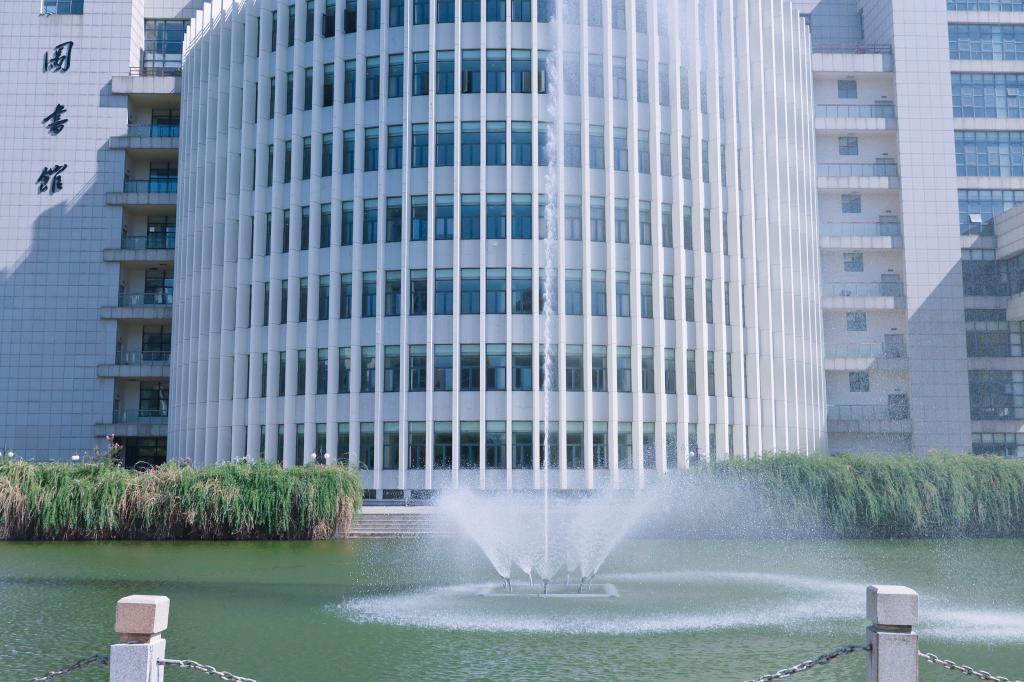
#> input picture img/imgae1.jpg, 1024 x 682 px
$ python main.py
#> lines starting #> are read from the running program, lines starting #| are printed output that depends on the picture
import cv2 as cv
import matplotlib.pyplot as plt
import numpy as np

# 生成均匀噪声
def add_uniform_noise(image, low=-50, high=50):
    # 均匀噪声的下界，默认值为 -50，表示噪声的最小值。
    # 均匀噪声的上界，默认值为 50，表示噪声的最大值。噪声会在这个范围内随机生成并添加到图像上。
    noise = np.random.uniform(low, high, image.shape).astype(np.uint8)
    noisy_image = cv.add(image, noise)

    return noisy_image

# 生成与图像相同大小的高斯噪声
def add_gaussian_noise(image, mean=0, std=25):
    # 高斯噪声的均值，默认值为 0，表示噪声的中心位置。
    # 高斯噪声的标准差，默认值为 25，控制噪声的强度和扩散程度。标准差越大，噪声的波动越明显。
    noise = np.random.normal(mean, std, image.shape).astype(np.uint8)
    noisy_image = cv.add(image, noise)

    return noisy_image

# 生成椒盐噪声
def add_salt_pepper_noise(image, salt_prob=0.01, pepper_prob=0.01):
    # 图像中“盐”噪声（白点）的出现概率，默认值为 0.01，表示在每个像素位置有 1% 的概率被替换为白色。
    # 图像中“胡椒”噪声（黑点）的出现概率，默认值为 0.01，表示在每个像素位置有 1% 的概率被替换为黑色。
    noisy_image = image.copy() # 保存副本，避免直接修改图片

    # 添加盐噪声 (白色点)
    num_salt = int(salt_prob * image.size)
    coords = [np.random.randint(0, i - 1, num_salt) for i in image.shape]
    noisy_image[coords[0], coords[1]] = 255

    # 添加胡椒噪声 (黑色点)
    num_pepper = int(pepper_prob * image.size)
    coords = [np.random.randint(0, i - 1, num_pepper) for i in image.shape]
    noisy_image[coords[0], coords[1]] = 0

    return noisy_image

img = cv.imread('../img/imgae1.jpg', 0)
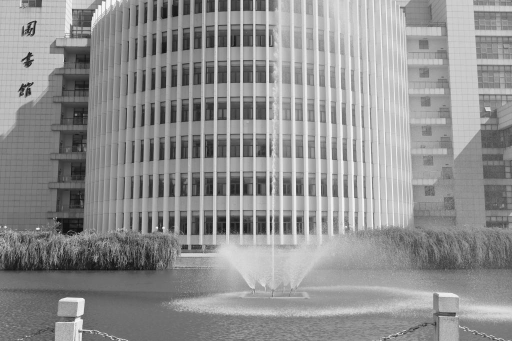
#> img: shape (682, 1024) (shown at 1/2 size); min 0, max 255, mean 145.3

# 添加均匀噪声
uniform_noise_img = add_uniform_noise(img)
#> in add_uniform_noise, `noisy_image = cv.add(image, noise)`:
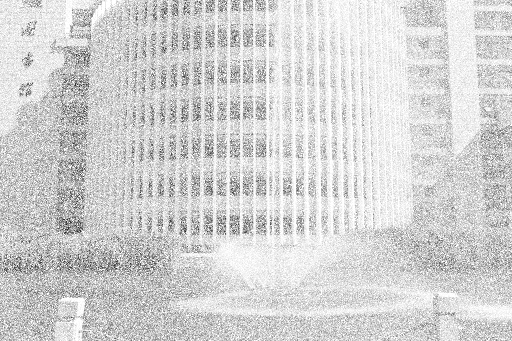
#> noisy_image: shape (682, 1024) (shown at 1/2 size); min 5, max 255, mean 211.1
# 添加高斯噪声
gaussian_noise_img = add_gaussian_noise(img)
#> in add_gaussian_noise, `noisy_image = cv.add(image, noise)`:
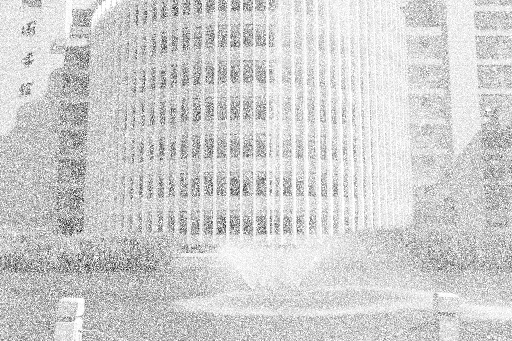
#> noisy_image: shape (682, 1024) (shown at 1/2 size); min 4, max 255, mean 207.9
# 添加椒盐噪声
salt_pepper_noise_img = add_salt_pepper_noise(img)
#> in add_salt_pepper_noise, `noisy_image[coords[0], coords[1]] = 0`:
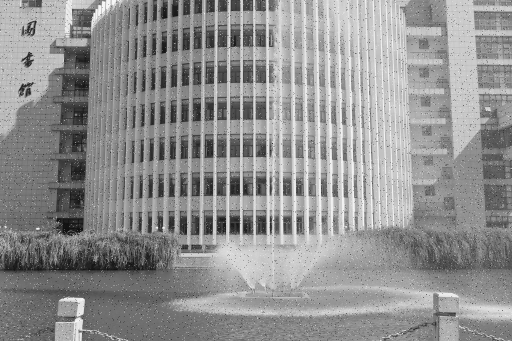
#> noisy_image: shape (682, 1024) (shown at 1/2 size); min 0, max 255, mean 144.9

# 显示图片
plt.figure("uniform_noise")
plt.imshow(uniform_noise_img, "gray"), plt.axis('off')
plt.savefig('../result/J/uniform_noise.jpg', bbox_inches='tight', pad_inches=0)

plt.figure("gaussian_noise")
plt.imshow(gaussian_noise_img, "gray"), plt.axis('off')
plt.savefig('../result/J/gaussian_noise.jpg', bbox_inches='tight', pad_inches=0)

plt.figure("salt_pepper_noise")
plt.imshow(salt_pepper_noise_img, "gray"), plt.axis('off')
plt.savefig('../result/J/salt_pepper_noise.jpg', bbox_inches='tight', pad_inches=0)

plt.show()


_, axe = plt.subplots(2, 4, figsize = (15, 8)) # _表示忽略返回值

# 绘制原图以及其灰度图
axe[0, 0].imshow(img, cmap = 'gray'), axe[0, 0].set_title('origin')
axe[0, 1].hist(img.ravel(), 256, [0, 256]), axe[0, 1].set_title('origin_hist')

# 绘制高斯噪声以及其灰度图
axe[0, 2].imshow(gaussian_noise_img, cmap = 'gray'), axe[0, 2].set_title('gaussian_noise')
axe[0, 3].hist(gaussian_noise_img.ravel(), 256, [0, 256]), axe[0, 3].set_title('gaussian_noise_hist'), axe[0, 3].set_ylim(0, 5000)

# 绘制均匀噪声以及其灰度图
axe[1, 0].imshow(uniform_noise_img, cmap = 'gray'), axe[1, 0].set_title('uniform_noise')
axe[1, 1].hist(uniform_noise_img.ravel(), 256, [0, 256]), axe[1, 1].set_title('uniform_noise_hist'), axe[1, 1].set_ylim(0, 5000)

# 绘制椒盐噪声以及其灰度图
axe[1, 2].imshow(salt_pepper_noise_img, cmap = 'gray'), axe[1, 2].set_title('salt_pepper_noise')
axe[1, 3].hist(salt_pepper_noise_img.ravel(), 256, [0, 256]), axe[1, 3].set_title('salt_pepper_noise_hist')

plt.savefig("../result/J/result.jpg")
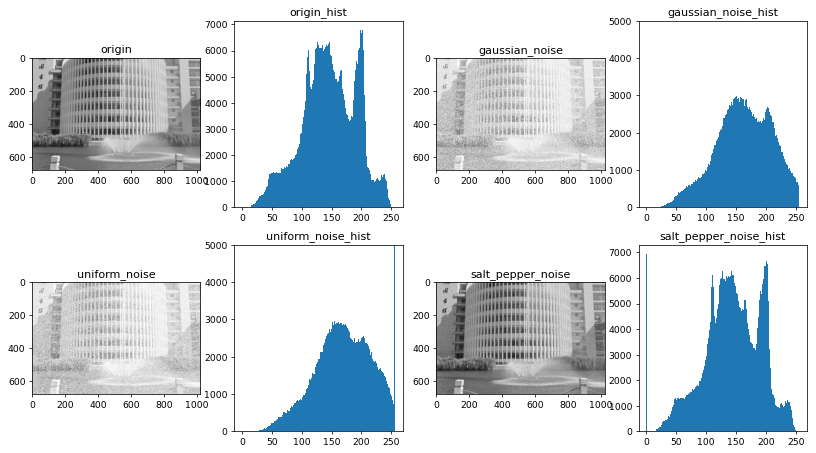
#> figure drawn by matplotlib, 8 panels; panel 2: tallest bar 6803 high, from x = 201 to 202; panel 4: tallest bar 343863 high, from x = 255 to 256; panel 6: tallest bar 348765 high, from x = 255 to 256; panel 8: tallest bar 6957 high, from x = 0 to 1
plt.show()

$ run again, with img/face1.jpg copied over img/imgae1.jpg
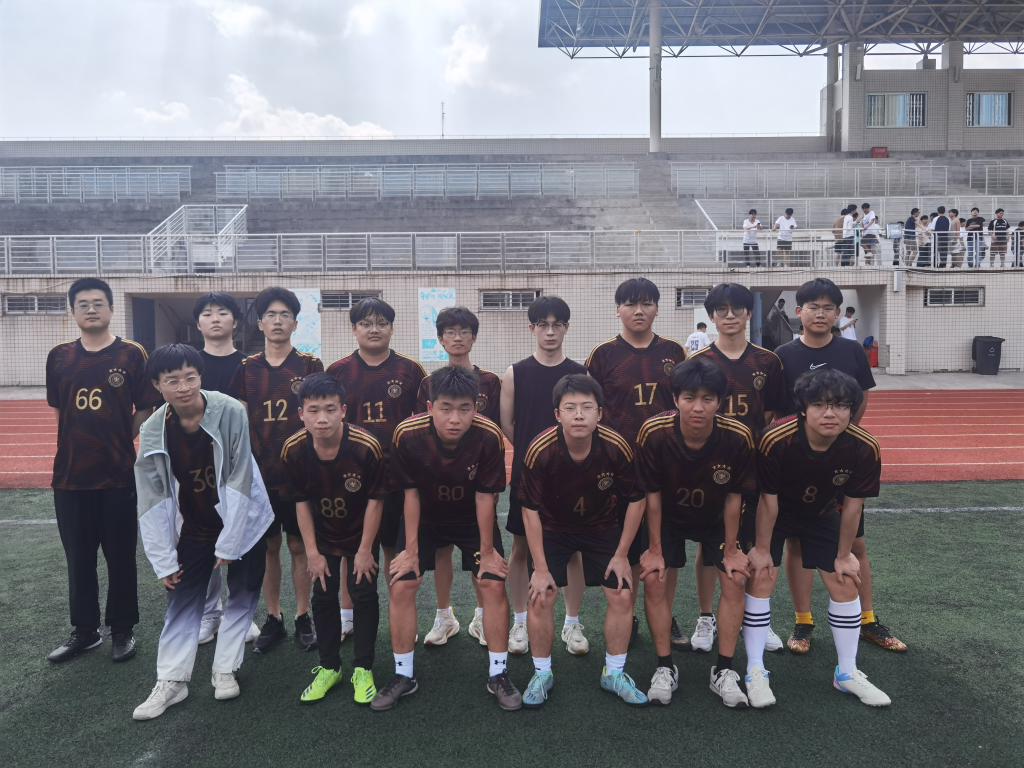
#> input picture img/face1.jpg, 4096 x 3072 px (shown at 1/4 size)
#> `img = cv.imread('../img/imgae1.jpg', 0)`:
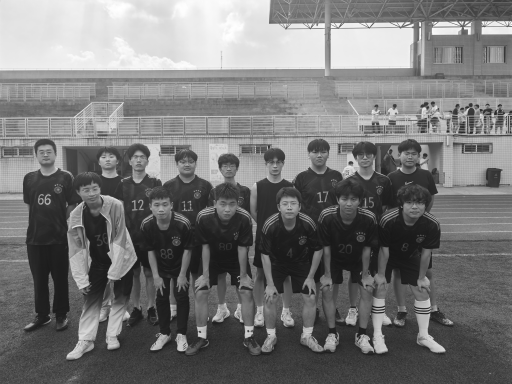
#> img: shape (3072, 4096) (shown at 1/8 size); min 9, max 255, mean 118.3
#> in add_uniform_noise, `noisy_image = cv.add(image, noise)`:
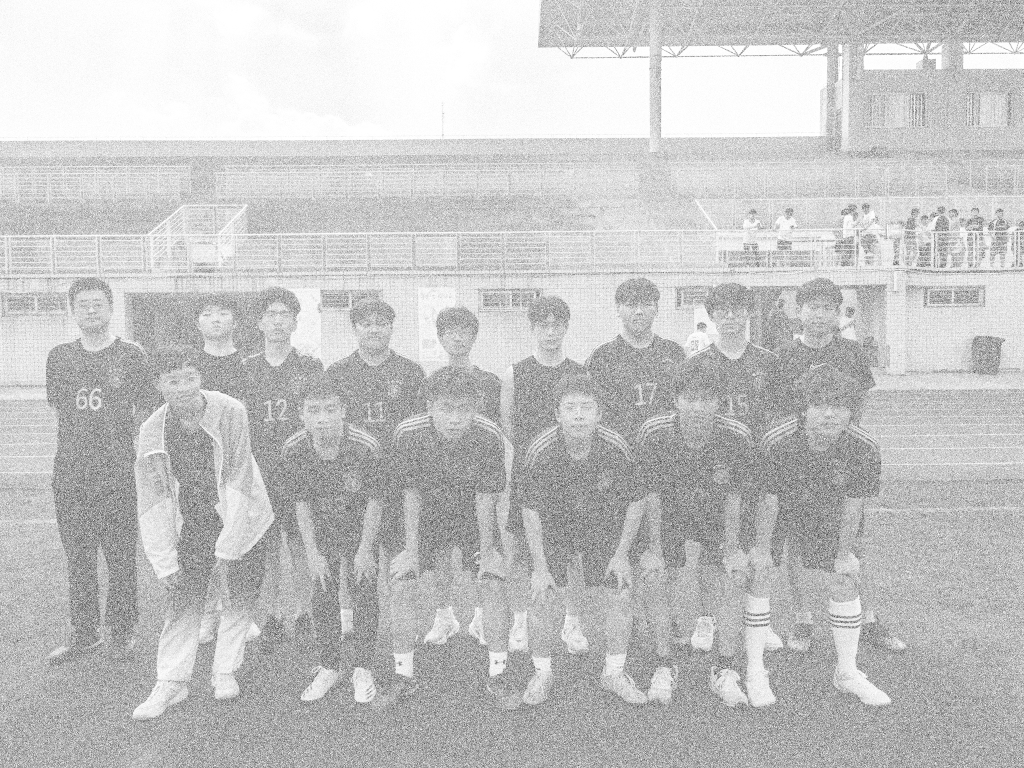
#> noisy_image: shape (3072, 4096) (shown at 1/4 size); min 13, max 255, mean 196.8
